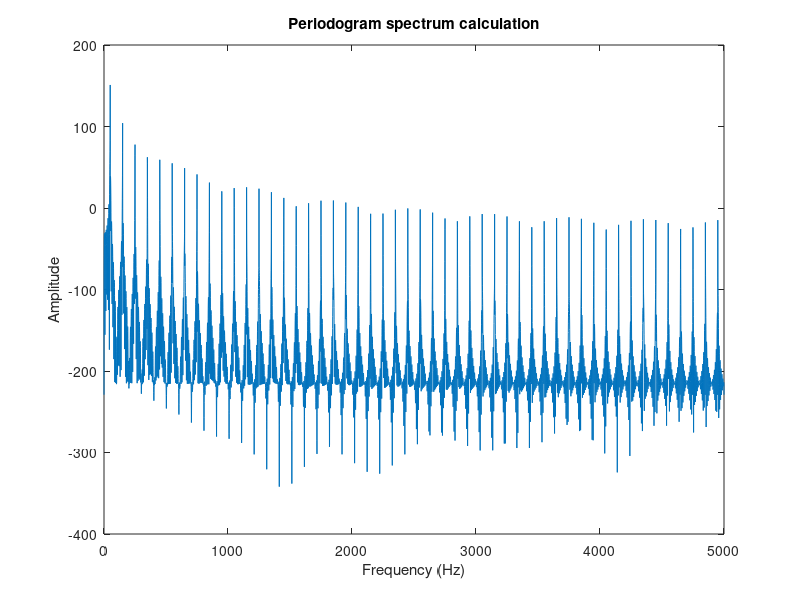

Reproduce this figure in MATLAB.
delete(findall(0, 'Type', 'figure'));
clear;
close;
clc;

fs= 10000; % 
t = 0:1/fs:1.5;
y = square(2*pi*50*t);
plot(t,y), axis([0 0.2 -1.2 1.2]);
xlabel('Time (sec)');
ylabel('Amplitude');
title('Square Periodic Wave');

NFFT = length(y); % nombre de points samples
F = ((0:1/NFFT:1-1/NFFT)*fs); % axe des frequences pour la FFT

% Fast Fourier Transform

FFTY =  fft(y, NFFT);
magnitudeFFTY = abs(FFTY);
dBmagnitudeFFTY = 20*log10(magnitudeFFTY);
plot(F, dBmagnitudeFFTY), axis([0 5000 -20 80]);
xlabel('Frequency (Hz)');
ylabel('Amplitude');
title('Fourier Transform of Square Wave');


% Pwelch transform
[amp_pwelch, w_pwelch] = pwelch(y);
pwelch_freq = w_pwelch/(2*pi)*fs;
db_amp_pwelch = 20*log(abs(amp_pwelch));
plot(pwelch_freq, db_amp_pwelch);
xlabel('Frequency (Hz)');
ylabel('Amplitude');
title('Pwelch spectrum calculation');


% Periodogram
[amp_periodogram, w_periodogram] = periodogram(y);
periodogram_freq = w_periodogram/(2*pi)*fs;
db_amp_periodogram = 20*log(abs(amp_periodogram));
plot(periodogram_freq, db_amp_periodogram);
xlabel('Frequency (Hz)');
ylabel('Amplitude');
title('Periodogram spectrum calculation');


